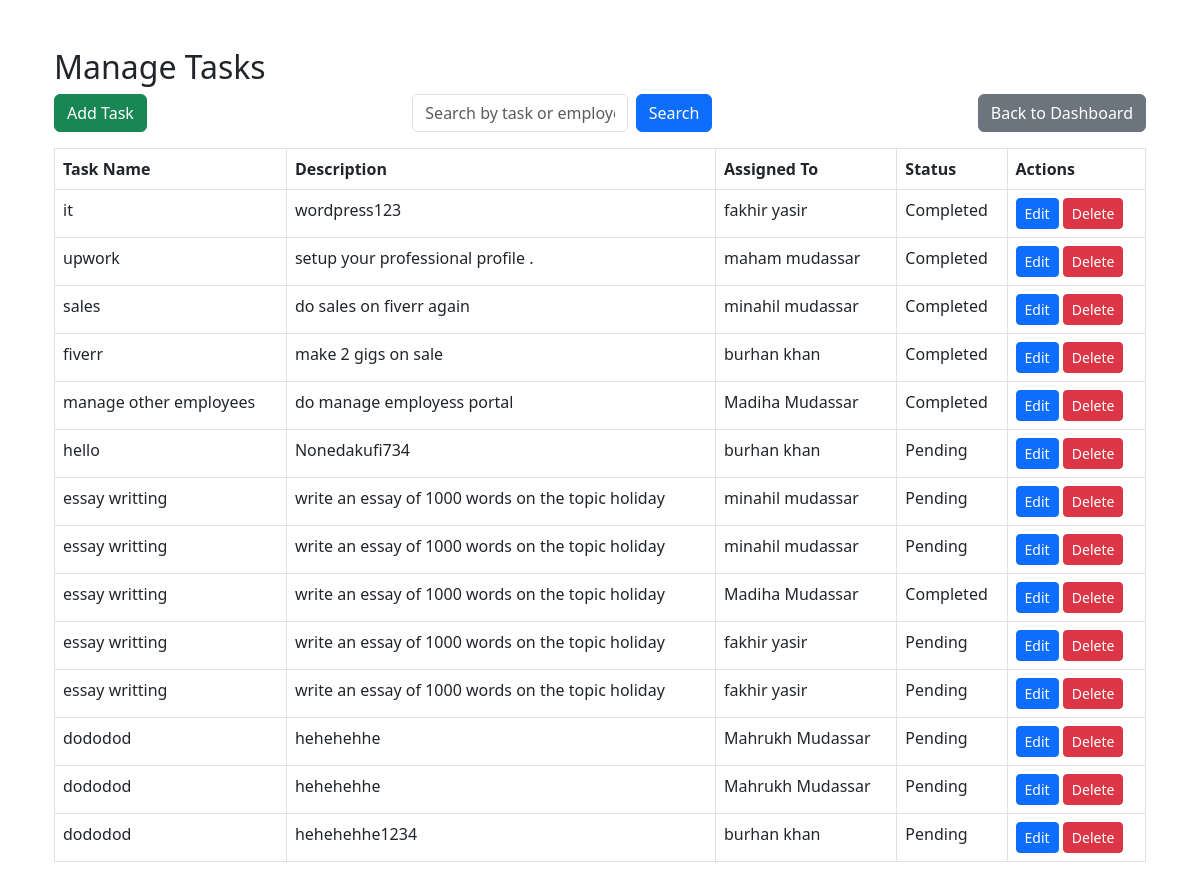
/tasks/, run on an earlier commit of the app's database.
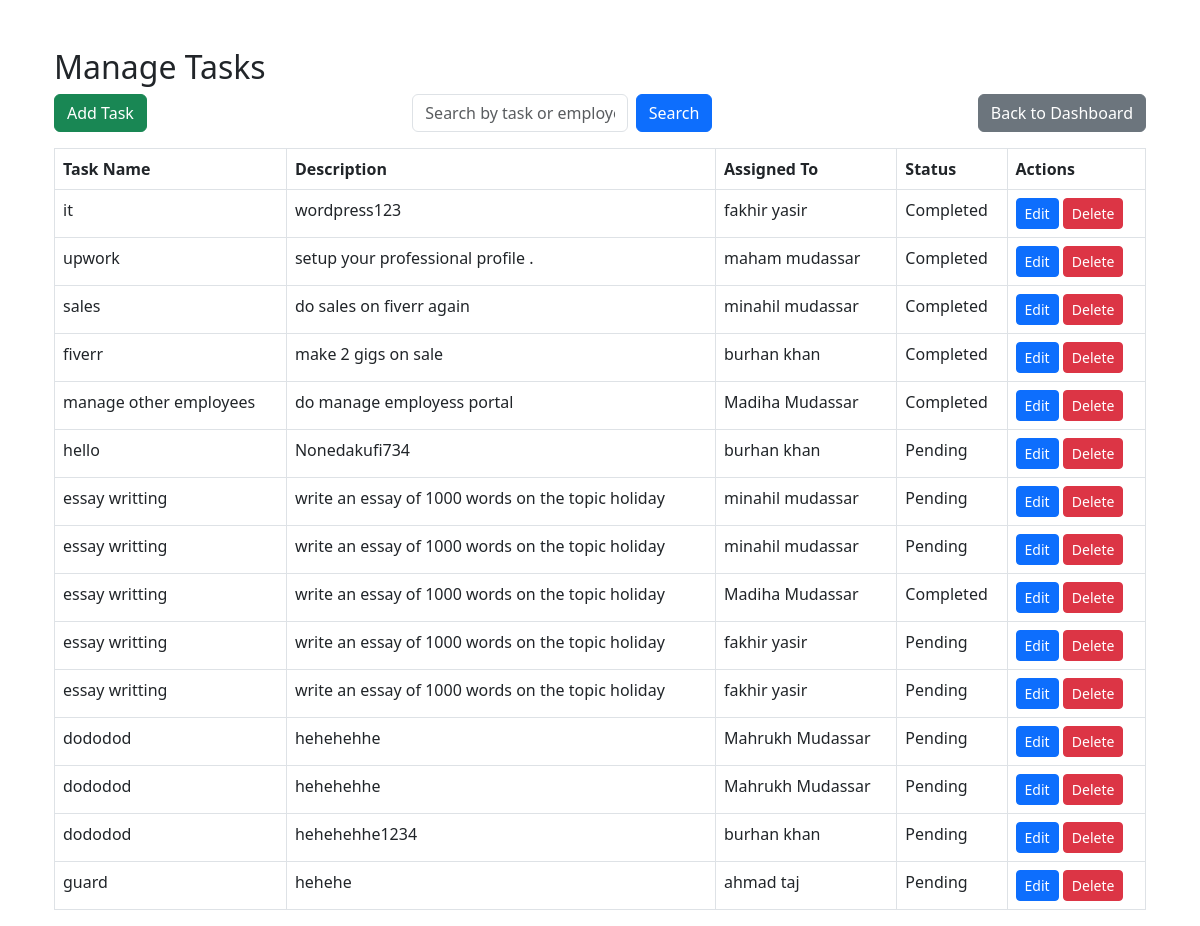
And on a later commit of the database.
### employee_management/models.py (models this page shows, shortened)
class Task(models.Model):
    name = models.CharField(max_length=255, default='')
    description = models.TextField()
    assigned_to = models.ForeignKey(Employee, on_delete=models.CASCADE)
    status = models.CharField(max_length=20, choices=[('Pending', 'Pending'), ('Completed', 'Completed')], default='Pending')

class Employee(models.Model):
    user = models.OneToOneField(User, on_delete=models.CASCADE)
    designation = models.CharField(max_length=100)
    salary = models.DecimalField(max_digits=10, decimal_places=2)

### employee_management/views.py (the view)
# urls.py: path('tasks/', views.task_list, name='task_list'),
def task_list(request):
    query = request.GET.get('q')
    if query:
        tasks = Task.objects.filter(
            Q(name__icontains=query) |
            Q(assigned_to__user__first_name__icontains=query) |
            Q(assigned_to__user__last_name__icontains=query)
        )
    else:
        tasks = Task.objects.all()
    return render(request, 'task_list.html', {'tasks': tasks})

### employee_management/templates/task_list.html
{% extends 'base.html' %}
{% block content %}
<div class="container mt-5">
    <h2>Manage Tasks</h2>
    <div class="mb-3 d-flex justify-content-between">
        <div class="d-flex gap-2">
            <a href="{% url 'add_task' %}" class="btn btn-success">Add Task</a>
        </div>
        <form method="GET" class="d-flex" style="max-width: 300px;">
            <input type="text" name="q" class="form-control me-2" placeholder="Search by task or employee name" value="{{ request.GET.q }}">
            <button type="submit" class="btn btn-primary">Search</button>
        </form>
        <div>
            <a href="{% url 'admin_dashboard' %}" class="btn btn-secondary">Back to Dashboard</a>
        </div>
    </div>
    <table class="table table-bordered">
        <thead>
            <tr>
                <th>Task Name</th>
                <th>Description</th>
                <th>Assigned To</th>
                <th>Status</th>
                <th>Actions</th>
            </tr>
        </thead>
        <tbody>
            {% if tasks %}
                {% for task in tasks %}
                <tr>
                    <td>{{ task.name }}</td>
                    <td>{{ task.description }}</td>
                    <td>{{ task.assigned_to.user.get_full_name }}</td>
                    <td>{{ task.status }}</td>
                    <td>
                        <a href="{% url 'edit_task' task.id %}" class="btn btn-sm btn-primary">Edit</a>
                        <a href="{% url 'delete_task' task.id %}" class="btn btn-sm btn-danger" onclick="return confirm('Are you sure you want to delete this task?');">Delete</a>
                    </td>
                </tr>
                {% endfor %}
            {% else %}
                <tr>
                    <td colspan="5" class="text-center">No tasks found matching your search.</td>
                </tr>
            {% endif %}
        </tbody>
    </table>
</div>
{% endblock %}

What changed in the data, as far as the page shows it:
added Task: name "guard", description "hehehe", assigned_to.user.get_full_name "ahmad taj", status "Pending"
